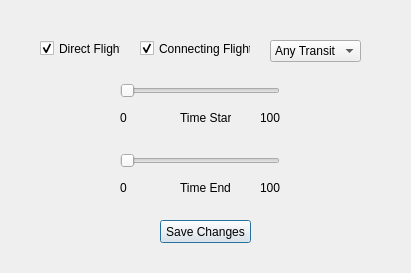
<?xml version="1.0" encoding="UTF-8"?>
<ui version="4.0">
 <class>TransitDialog</class>
 <widget class="QDialog" name="TransitDialog">
  <property name="geometry">
   <rect>
    <x>0</x>
    <y>0</y>
    <width>411</width>
    <height>273</height>
   </rect>
  </property>
  <property name="windowTitle">
   <string>TransitDialog</string>
  </property>
  <widget class="QCheckBox" name="directFlight">
   <property name="geometry">
    <rect>
     <x>40</x>
     <y>40</y>
     <width>81</width>
     <height>17</height>
    </rect>
   </property>
   <property name="text">
    <string>Direct Flight</string>
   </property>
   <property name="checked">
    <bool>true</bool>
   </property>
  </widget>
  <widget class="QCheckBox" name="connectingFlight">
   <property name="enabled">
    <bool>true</bool>
   </property>
   <property name="geometry">
    <rect>
     <x>140</x>
     <y>40</y>
     <width>111</width>
     <height>17</height>
    </rect>
   </property>
   <property name="text">
    <string>Connecting Flights</string>
   </property>
   <property name="checked">
    <bool>true</bool>
   </property>
  </widget>
  <widget class="QComboBox" name="transit">
   <property name="geometry">
    <rect>
     <x>270</x>
     <y>40</y>
     <width>91</width>
     <height>22</height>
    </rect>
   </property>
   <item>
    <property name="text">
     <string>Any Transit</string>
    </property>
   </item>
   <item>
    <property name="text">
     <string>Islamabad</string>
    </property>
   </item>
   <item>
    <property name="text">
     <string>Newyork</string>
    </property>
   </item>
   <item>
    <property name="text">
     <string>Paris</string>
    </property>
   </item>
   <item>
    <property name="text">
     <string>Tokyo</string>
    </property>
   </item>
   <item>
    <property name="text">
     <string>London</string>
    </property>
   </item>
   <item>
    <property name="text">
     <string>Singapore</string>
    </property>
   </item>
   <item>
    <property name="text">
     <string>Hongkong</string>
    </property>
   </item>
   <item>
    <property name="text">
     <string>Berlin</string>
    </property>
   </item>
   <item>
    <property name="text">
     <string>Seoul</string>
    </property>
   </item>
   <item>
    <property name="text">
     <string>Amsterdam</string>
    </property>
   </item>
  </widget>
  <widget class="QSlider" name="transitTimeSlider">
   <property name="geometry">
    <rect>
     <x>120</x>
     <y>80</y>
     <width>160</width>
     <height>22</height>
    </rect>
   </property>
   <property name="orientation">
    <enum>Qt::Horizontal</enum>
   </property>
   <property name="invertedControls">
    <bool>false</bool>
   </property>
  </widget>
  <widget class="QLabel" name="label">
   <property name="geometry">
    <rect>
     <x>120</x>
     <y>110</y>
     <width>16</width>
     <height>16</height>
    </rect>
   </property>
   <property name="text">
    <string>0</string>
   </property>
  </widget>
  <widget class="QLabel" name="label_2">
   <property name="geometry">
    <rect>
     <x>260</x>
     <y>110</y>
     <width>21</width>
     <height>16</height>
    </rect>
   </property>
   <property name="text">
    <string>100</string>
   </property>
  </widget>
  <widget class="QLabel" name="label_3">
   <property name="geometry">
    <rect>
     <x>180</x>
     <y>110</y>
     <width>51</width>
     <height>16</height>
    </rect>
   </property>
   <property name="text">
    <string>Time Start</string>
   </property>
  </widget>
  <widget class="QPushButton" name="saveChangesButton">
   <property name="geometry">
    <rect>
     <x>160</x>
     <y>220</y>
     <width>91</width>
     <height>23</height>
    </rect>
   </property>
   <property name="text">
    <string>Save Changes</string>
   </property>
  </widget>
  <widget class="QLabel" name="label_4">
   <property name="geometry">
    <rect>
     <x>180</x>
     <y>180</y>
     <width>71</width>
     <height>16</height>
    </rect>
   </property>
   <property name="text">
    <string>Time End</string>
   </property>
  </widget>
  <widget class="QSlider" name="transitTimeSlider_2">
   <property name="geometry">
    <rect>
     <x>120</x>
     <y>150</y>
     <width>160</width>
     <height>22</height>
    </rect>
   </property>
   <property name="orientation">
    <enum>Qt::Horizontal</enum>
   </property>
   <property name="invertedControls">
    <bool>false</bool>
   </property>
  </widget>
  <widget class="QLabel" name="label_5">
   <property name="geometry">
    <rect>
     <x>120</x>
     <y>180</y>
     <width>16</width>
     <height>16</height>
    </rect>
   </property>
   <property name="text">
    <string>0</string>
   </property>
  </widget>
  <widget class="QLabel" name="label_6">
   <property name="geometry">
    <rect>
     <x>260</x>
     <y>180</y>
     <width>21</width>
     <height>16</height>
    </rect>
   </property>
   <property name="text">
    <string>100</string>
   </property>
  </widget>
 </widget>
 <layoutdefault spacing="6" margin="11"/>
 <resources/>
 <connections>
  <connection>
   <sender>connectingFlight</sender>
   <signal>toggled(bool)</signal>
   <receiver>transit</receiver>
   <slot>setEnabled(bool)</slot>
   <hints>
    <hint type="sourcelabel">
     <x>195</x>
     <y>48</y>
    </hint>
    <hint type="destinationlabel">
     <x>315</x>
     <y>50</y>
    </hint>
   </hints>
  </connection>
  <connection>
   <sender>directFlight</sender>
   <signal>clicked()</signal>
   <receiver>TransitDialog</receiver>
   <slot>toggleParams_DIRECT()</slot>
   <hints>
    <hint type="sourcelabel">
     <x>80</x>
     <y>48</y>
    </hint>
    <hint type="destinationlabel">
     <x>205</x>
     <y>64</y>
    </hint>
   </hints>
  </connection>
  <connection>
   <sender>connectingFlight</sender>
   <signal>toggled(bool)</signal>
   <receiver>TransitDialog</receiver>
   <slot>toggleParams_INDIRECT()</slot>
   <hints>
    <hint type="sourcelabel">
     <x>195</x>
     <y>48</y>
    </hint>
    <hint type="destinationlabel">
     <x>205</x>
     <y>64</y>
    </hint>
   </hints>
  </connection>
  <connection>
   <sender>saveChangesButton</sender>
   <signal>clicked()</signal>
   <receiver>TransitDialog</receiver>
   <slot>accept()</slot>
   <hints>
    <hint type="sourcelabel">
     <x>205</x>
     <y>231</y>
    </hint>
    <hint type="destinationlabel">
     <x>205</x>
     <y>147</y>
    </hint>
   </hints>
  </connection>
  <connection>
   <sender>transit</sender>
   <signal>activated(QString)</signal>
   <receiver>TransitDialog</receiver>
   <slot>toggleParams_TRANSIT()</slot>
   <hints>
    <hint type="sourcelabel">
     <x>315</x>
     <y>50</y>
    </hint>
    <hint type="destinationlabel">
     <x>205</x>
     <y>136</y>
    </hint>
   </hints>
  </connection>
 </connections>
 <slots>
  <slot>toggleParams_DIRECT()</slot>
  <slot>toggleParams_INDIRECT()</slot>
  <slot>toggleParams_TRANSIT()</slot>
 </slots>
</ui>
